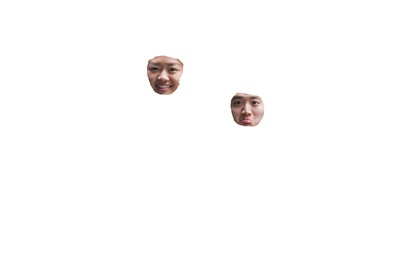
%> input picture data/SeamlessCloning/siblings/siblings_fore.jpg, 420 x 280 px, shrunk from 2048 x 1365 before the run
$ octave demo4.m   (GNU Octave 9; MATLAB toolbox functions it lacks are replaced by stand-ins)
%> lines starting %> are read from the running program, lines starting %| are printed output that depends on the picture; in (x1, y1, x2, y2) boxes, pixels count from 0 and x2, y2 are one past the last pixel; in counts of white or black regions, pixels touching at a corner belong together; the program's own positions count from 1
### src/SeamlessClone.m
function outputIm = SeamlessClone(destIm,sourceIm,imMask,offsetY,offsetX)
%SEAMLESSCLONE Blends SOURCEIM into DESTIM using IMMASK
%
%   Parameters
%   DESTIM: background image
%   SOURCEIM: m by n image to blend into DESTIM
%   IMMASK: m by n matrix of logicals to determine which pixels of SOURCEIM
%       to use
%   OFFSETY: offset to use for source image in vertical direction
%   OFFSETX: offset to use for source image in horizontal direction

% get dimensions of source image
[height, width, ~] = size(sourceIm);

% number of valid neighbors
N = imfilter(ones(height,width),[0 1 0; 1 0 1; 0 1 0]);

% get number of pixels to determine and create index matrix
num_pixels = length(find(imMask));
[Y,X] = find(imMask);
indices = zeros(height,width);
count = 1;
for i = 1:num_pixels
   y = Y(i);
   x = X(i);
   indices(y,x) = count;
   count = count + 1;
end

% calculate laplacian at each point in source image
laplacian = [0 -1 0; -1 4 -1; 0 -1 0];
l1 = conv2(double(sourceIm(:,:,1)), laplacian, 'same');
l2 = conv2(double(sourceIm(:,:,2)), laplacian, 'same');
l3 = conv2(double(sourceIm(:,:,3)), laplacian, 'same');

% In each row of the matrix, we will have 5 elements of fewer, so we use a
% sparse matrix to save space
A = spalloc(num_pixels,num_pixels,5*num_pixels);

% 3 because we need one for each channel
b = zeros(num_pixels,3);

% keep track of amount of pixels added so far
count = 0;

%% Constructs the system of linear equations
% iterate over each pixel in the image
for x = 1:width
    for y = 1:height

        % only add points that are in mask
        if imMask(y,x) == 1
            count = count + 1;
            A(count,count) = N(y,x);

            % take care of neighbors
            % top boundary
            if y ~= 1
                if imMask(y-1,x) == 1
                    index = indices(y-1,x);
                    A(count,index) = -1;
                else
                    b(count,1) = b(count,1) + destIm(y-1+offsetY,x+offsetX,1);
                    b(count,2) = b(count,2) + destIm(y-1+offsetY,x+offsetX,2);
                    b(count,3) = b(count,3) + destIm(y-1+offsetY,x+offsetX,3);
                end
            end

            % left boundary
            if x ~= 1
                if imMask(y,x-1) == 1
                    index = indices(y,x-1);
                    A(count,index) = -1;
                else
                    b(count,1) = b(count,1) + destIm(y+offsetY,x-1+offsetX,1);
                    b(count,2) = b(count,2) + destIm(y+offsetY,x-1+offsetX,2);
                    b(count,3) = b(count,3) + destIm(y+offsetY,x-1+offsetX,3);
                end
            end

            % bottom boundary
            if y ~= height
                if imMask(y+1,x) == 1
                    index = indices(y+1,x);
                    A(count,index) = -1;
                else
                    b(count,1) = b(count,1) + destIm(y+1+offsetY,x+offsetX,1);
                    b(count,2) = b(count,2) + destIm(y+1+offsetY,x+offsetX,2);
                    b(count,3) = b(count,3) + destIm(y+1+offsetY,x+offsetX,3);
                end
            end

            % right boundary
            if x ~= 1
                if imMask(y,x+1) == 1
                    index = indices(y,x+1);
                    A(count,index) = -1;
                else
                    b(count,1) = b(count,1) + destIm(y+offsetY,x+1+offsetX,1);
                    b(count,2) = b(count,2) + destIm(y+offsetY,x+1+offsetX,2);
                    b(count,3) = b(count,3) + destIm(y+offsetY,x+1+offsetX,3);
                end
            end

            b(count,1) = b(count,1) + l1(y,x);
            b(count,2) = b(count,2) + l2(y,x);
            b(count,3) = b(count,3) + l3(y,x);
        end
    end
end

%% Determines new points and fills in image.
outputIm = destIm;
for channel = 1:3
    % TODO: use Gauss Seidel instead of mldivide
    points = A\b(:,channel);
    for k = 1:num_pixels
        outputIm(Y(k)+offsetY,X(k)+offsetX,channel) = points(k);
    end
end

end

### src/MixedSeamlessClone.m
function outputIm = MixedSeamlessClone(destIm,sourceIm,imMask,offsetY,offsetX)
%MIXEDSEAMLESSCLONE Blends SOURCEIM into DESTIM using IMMASK
%
%   Parameters
%   DESTIM: background image
%   SOURCEIM: m by n image to blend into DESTIM
%   IMMASK: m by n matrix of logicals to determine which pixels of SOURCEIM
%       to use
%   OFFSETY: offset to use for source image in vertical direction
%   OFFSETX: offset to use for source image in horizontal direction
%
% This function differs from SEAMLESSCLONE in that it uses a mixed
% gradient. Since most of the source image is empty, we will incorporate
% more of the destination image.

% get dimensions of source image
[height, width, ~] = size(sourceIm);

% number of valid neighbors
N = imfilter(ones(height,width),[0 1 0; 1 0 1; 0 1 0]);

% get number of pixels to determine and create index matrix
num_pixels = length(find(imMask));
[Y,X] = find(imMask);
indices = zeros(height,width);
count = 1;
for i = 1:num_pixels
   y = Y(i);
   x = X(i);
   indices(y,x) = count;
   count = count + 1;
end

% Separate into components
s1 = double(sourceIm(:,:,1));
s2 = double(sourceIm(:,:,2));
s3 = double(sourceIm(:,:,3));
d1 = double(destIm(:,:,1));
d2 = double(destIm(:,:,2));
d3 = double(destIm(:,:,3));

% In each row of the matrix, we will have 5 elements of fewer, so we use a
% sparse matrix to save space
A = spalloc(num_pixels,num_pixels,5*num_pixels);

% 3 because we need one for each channel
b = zeros(num_pixels,3);

% keep track of amount of pixels added so far
count = 0;

%% Constructs the system of linear equations
% iterate over each pixel in the image
for x = 1:width
    for y = 1:height

        % only add points that are in mask
        if imMask(y,x) == 1
            count = count + 1;
            A(count,count) = N(y,x);

            % take care of neighbors
            % top boundary
            if y ~= 1
                if imMask(y-1,x) == 1
                    index = indices(y-1,x);
                    A(count,index) = -1;
                else
                    b(count,1) = b(count,1) + destIm(y-1+offsetY,x+offsetX,1);
                    b(count,2) = b(count,2) + destIm(y-1+offsetY,x+offsetX,2);
                    b(count,3) = b(count,3) + destIm(y-1+offsetY,x+offsetX,3);
                end

                destGrad1 = d1(y+offsetY,x+offsetX)-d1(y-1+offsetY,x+offsetX);
                sourceGrad1 = s1(y,x) - s1(y-1,x);
                destGrad2 = d2(y+offsetY,x+offsetX)-d2(y-1+offsetY,x+offsetX);
                sourceGrad2 = s2(y,x) - s2(y-1,x);
                destGrad3 = d3(y+offsetY,x+offsetX)-d3(y-1+offsetY,x+offsetX);
                sourceGrad3 = s3(y,x) - s3(y-1,x);

                if abs(destGrad1) > abs(sourceGrad1)
                    b(count,1) = b(count,1) + destGrad1;
                else
                    b(count,1) = b(count,1) + sourceGrad1;
                end

                if abs(destGrad2) > abs(sourceGrad2)
                    b(count,2) = b(count,2) + destGrad2;
                else
                    b(count,2) = b(count,2) + sourceGrad2;
                end

                if abs(destGrad3) > abs(sourceGrad3)
                    b(count,3) = b(count,3) + destGrad3;
                else
                    b(count,3) = b(count,3) + sourceGrad3;
                end
            end

            % left boundary
            if x ~= 1
                if imMask(y,x-1) == 1
                    index = indices(y,x-1);
                    A(count,index) = -1;
                else
                    b(count,1) = b(count,1) + destIm(y+offsetY,x-1+offsetX,1);
                    b(count,2) = b(count,2) + destIm(y+offsetY,x-1+offsetX,2);
                    b(count,3) = b(count,3) + destIm(y+offsetY,x-1+offsetX,3);
                end

                destGrad1 = d1(y+offsetY,x+offsetX)-d1(y+offsetY,x-1+offsetX);
                sourceGrad1 = s1(y,x) - s1(y,x-1);
                destGrad2 = d2(y+offsetY,x+offsetX)-d2(y+offsetY,x-1+offsetX);
                sourceGrad2 = s2(y,x) - s2(y,x-1);
                destGrad3 = d3(y+offsetY,x+offsetX)-d3(y+offsetY,x-1+offsetX);
                sourceGrad3 = s3(y,x) - s3(y,x-1);

                if abs(destGrad1) > abs(sourceGrad1)
                    b(count,1) = b(count,1) + destGrad1;
                else
                    b(count,1) = b(count,1) + sourceGrad1;
                end

                if abs(destGrad2) > abs(sourceGrad2)
                    b(count,2) = b(count,2) + destGrad2;
                else
                    b(count,2) = b(count,2) + sourceGrad2;
                end

                if abs(destGrad3) > abs(sourceGrad3)
                    b(count,3) = b(count,3) + destGrad3;
                else
                    b(count,3) = b(count,3) + sourceGrad3;
                end
            end

            % bottom boundary
            if y ~= height
                if imMask(y+1,x) == 1
                    index = indices(y+1,x);
                    A(count,index) = -1;
                else
                    b(count,1) = b(count,1) + destIm(y+1+offsetY,x+offsetX,1);
                    b(count,2) = b(count,2) + destIm(y+1+offsetY,x+offsetX,2);
                    b(count,3) = b(count,3) + destIm(y+1+offsetY,x+offsetX,3);
                end

                destGrad1 = d1(y+offsetY,x+offsetX)-d1(y+1+offsetY,x+offsetX);
                sourceGrad1 = s1(y,x) - s1(y+1,x);
                destGrad2 = d2(y+offsetY,x+offsetX)-d2(y+1+offsetY,x+offsetX);
                sourceGrad2 = s2(y,x) - s2(y+1,x);
                destGrad3 = d3(y+offsetY,x+offsetX)-d3(y+1+offsetY,x+offsetX);
                sourceGrad3 = s3(y,x) - s3(y+1,x);

                if abs(destGrad1) > abs(sourceGrad1)
                    b(count,1) = b(count,1) + destGrad1;
                else
                    b(count,1) = b(count,1) + sourceGrad1;
                end

                if abs(destGrad2) > abs(sourceGrad2)
                    b(count,2) = b(count,2) + destGrad2;
                else
                    b(count,2) = b(count,2) + sourceGrad2;
                end

                if abs(destGrad3) > abs(sourceGrad3)
                    b(count,3) = b(count,3) + destGrad3;
                else
                    b(count,3) = b(count,3) + sourceGrad3;
                end
            end

            % right boundary
            if x ~= width
                if imMask(y,x+1) == 1
                    index = indices(y,x+1);
                    A(count,index) = -1;
                else
                    b(count,1) = b(count,1) + destIm(y+offsetY,x+1+offsetX,1);
                    b(count,2) = b(count,2) + destIm(y+offsetY,x+1+offsetX,2);
                    b(count,3) = b(count,3) + destIm(y+offsetY,x+1+offsetX,3);
                end

                destGrad1 = d1(y+offsetY,x+offsetX)-d1(y+offsetY,x+1+offsetX);
                sourceGrad1 = s1(y,x) - s1(y,x+1);
                destGrad2 = d2(y+offsetY,x+offsetX)-d2(y+offsetY,x+1+offsetX);
                sourceGrad2 = s2(y,x) - s2(y,x+1);
                destGrad3 = d3(y+offsetY,x+offsetX)-d3(y+offsetY,x+1+offsetX);
                sourceGrad3 = s3(y,x) - s3(y,x+1);

                if abs(destGrad1) > abs(sourceGrad1)
                    b(count,1) = b(count,1) + destGrad1;
                else
                    b(count,1) = b(count,1) + sourceGrad1;
                end

                if abs(destGrad2) > abs(sourceGrad2)
                    b(count,2) = b(count,2) + destGrad2;
                else
                    b(count,2) = b(count,2) + sourceGrad2;
                end

                if abs(destGrad3) > abs(sourceGrad3)
                    b(count,3) = b(count,3) + destGrad3;
                else
                    b(count,3) = b(count,3) + sourceGrad3;
                end
            end
        end
    end
end

%% Determines new points and fills in image.
outputIm = double(destIm);
for channel = 1:3
    % TODO: use Gauss Seidel instead of mldivide
    points = A\b(:,channel);
    for k = 1:num_pixels
        outputIm(Y(k)+offsetY,X(k)+offsetX,channel) = points(k);
    end
end

end

### src/demo4.m
% George Wu
% Demo 4
% Demonstrates seamless cloning with faces

sourceIm = imread('../data/SeamlessCloning/siblings/siblings_fore.jpg');
%> sourceIm is the input picture: size 280x420x3 uint8; mean R, G, B 253.3, 252.7, 252.5
destIm = imread('../data/SeamlessCloning/siblings/siblings.jpg');
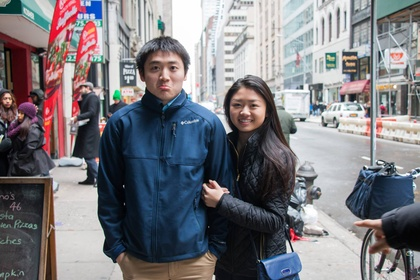
%> input picture data/SeamlessCloning/siblings/siblings.jpg, 420 x 280 px, shrunk from 2048 x 1365 before the run
%> destIm is the input picture: size 280x420x3 uint8; mean R, G, B 122.2, 121, 126.3
imMask = rgb2gray(imread('../data/SeamlessCloning/siblings/siblings_mask.jpg'));
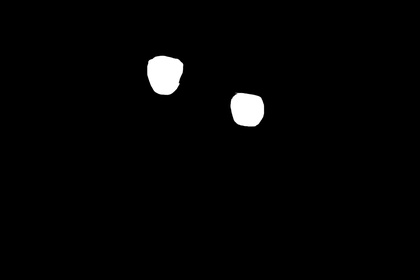
%> input picture data/SeamlessCloning/siblings/siblings_mask.jpg, 420 x 280 px, shrunk from 2048 x 1365 before the run
%> imMask: size 280x420 uint8; min 0, max 255, mean 4.5
imMask = (im2double(imMask) == 1);
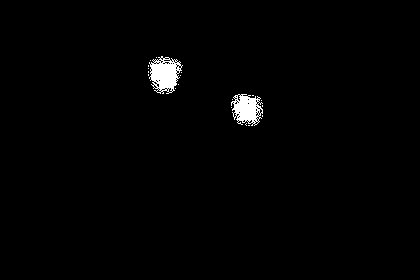
%> imMask: size 280x420 logical; 1.2% white; 20 white regions (18 under 20 px), largest, box (x1, y1, x2, y2) and area: (149, 56, 183, 94) 779, (231, 94, 263, 126) 639

offsetY = 0;
offsetX = 0;

clonedIm = SeamlessClone(destIm,sourceIm,imMask,offsetY,offsetX);
%> in SeamlessClone, `num_pixels = length(find(imMask));`: num_pixels = 1445
%> in SeamlessClone, `[Y,X] = find(imMask);`: Y = 1445 values from 57 to 126; X = 1445 values from 149 to 263
%> the loop in SeamlessClone, `for i = 1:num_pixels` made 1445 passes
%> (y, x) on passes 1 to 3: (66, 149), (67, 149), (69, 149)
%> after the loop in SeamlessClone, `for i = 1:num_pixels`: count = 1446
%> in SeamlessClone, `A = spalloc(num_pixels,num_pixels,5*num_pixels);`: A: size 1445x1445 double; every value is 0
%> after the loop in SeamlessClone, `for x = 1:width`:
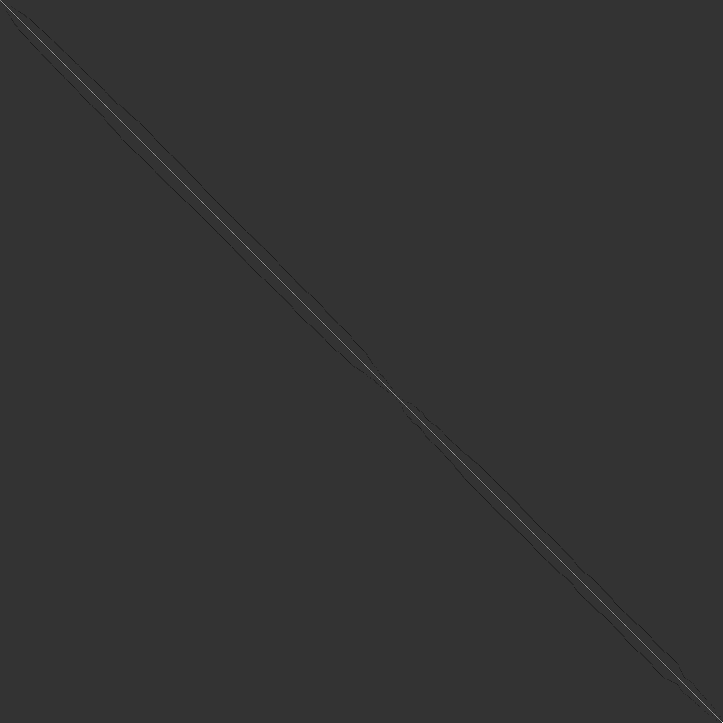
%> A: size 1445x1445 double (shown at 1/2 size); min -1, max 4, mean 0.000582; drawn with min black and max white
%> after the loop in SeamlessClone, `for x = 1:width`: b = 1445 rows, first 12: [163 98 61; 240 180 140; 226 218 199; 329 289 257; 269 257 253; 233 222 225; 169 166 144; 288 211 194; 122 50 18; 252 249 223; 167 126 111; 138 127 125]; count = 1445; index = 1444
%> after the loop in SeamlessClone, `for channel = 1:3`:
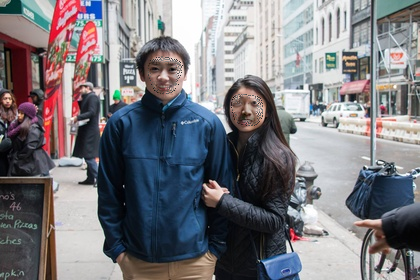
%> outputIm: size 280x420x3 uint8; 1.23% of pixels changed, all inside (x1, y1, x2, y2) = (148, 56, 263, 126)
mixedClonedIm = MixedSeamlessClone(destIm,sourceIm,imMask,offsetY,offsetX);
%> the loop in MixedSeamlessClone, `for i = 1:num_pixels` made 1445 passes
%> after the loop in MixedSeamlessClone, `for i = 1:num_pixels`: count = 1446
%> after the loop in MixedSeamlessClone, `for x = 1:width`: b = 1445 rows, first 12: [166 98 55; 235 180 146; 262 228 196; 267 263 225; 261 265 268; 242 246 243; 227 183 157; 264 211 194; 122 50 18; 240 245 217; 228 126 111; 216 162 130]; count = 1445; destGrad1 = -9; destGrad2 = -14; destGrad3 = -18; sourceGrad1 = -52; sourceGrad2 = -58
%> after the loop in MixedSeamlessClone, `for channel = 1:3`:
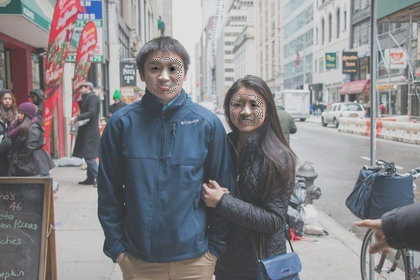
%> outputIm: size 280x420x3 double; mean R, G, B 121.7, 120.7, 126; drawn with min black and max white

imshow(clonedIm);
title('Poisson Seamless Cloning');

print -djpeg '../data/SeamlessCloning/siblings/cloned';

imshow(mixedClonedIm);
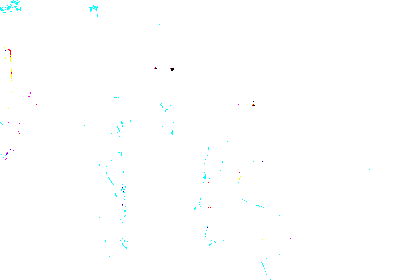
%> displayed picture: size 280x420x3, on the screen's scale of 0 to 255; mean R, G, B 254.4, 254.9, 254.9
title('Mixed Poisson Seamless Cloning');

print -djpeg '../data/SeamlessCloning/siblings/mixed_cloned';
